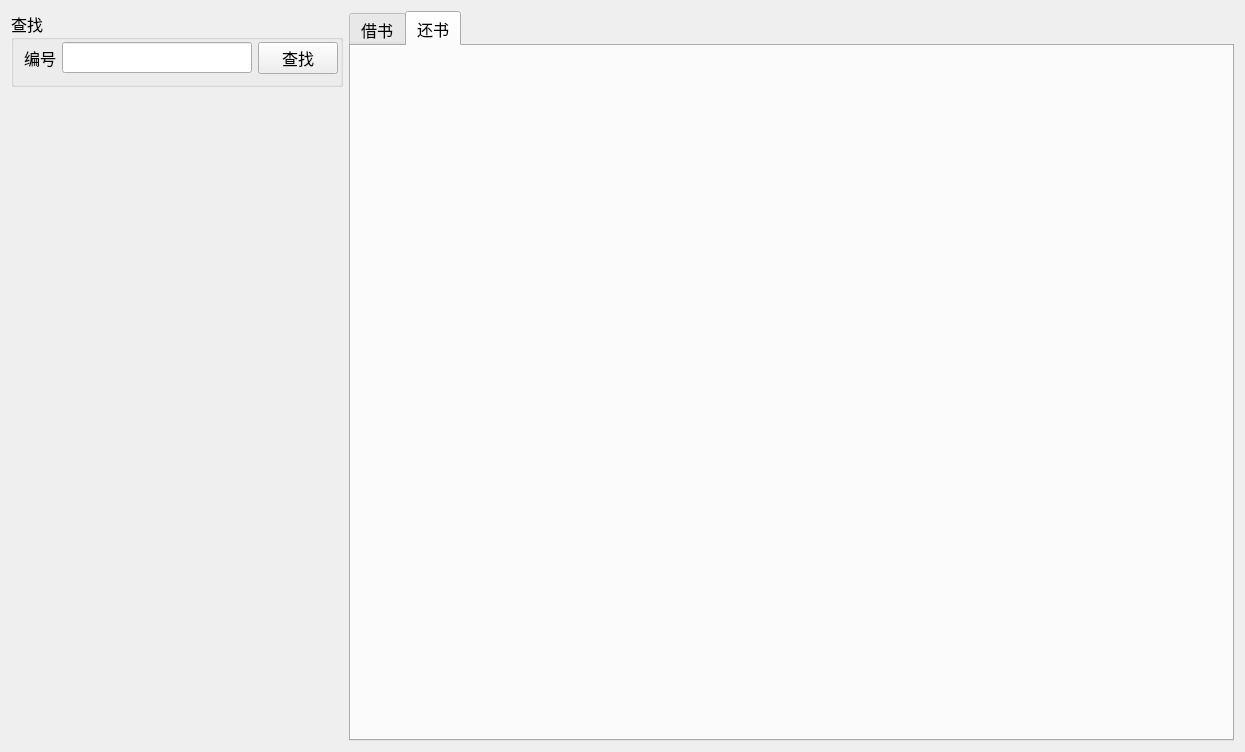
<?xml version="1.0" encoding="UTF-8"?>
<ui version="4.0">
 <class>BorrowWidget</class>
 <widget class="QWidget" name="BorrowWidget">
  <property name="geometry">
   <rect>
    <x>0</x>
    <y>0</y>
    <width>1245</width>
    <height>752</height>
   </rect>
  </property>
  <property name="font">
   <font>
    <family>微软雅黑</family>
    <pointsize>12</pointsize>
   </font>
  </property>
  <property name="windowTitle">
   <string>Form</string>
  </property>
  <layout class="QHBoxLayout" name="horizontalLayout" stretch="3,8">
   <item>
    <layout class="QVBoxLayout" name="verticalLayout" stretch="1,11">
     <item>
      <widget class="QGroupBox" name="group_find">
       <property name="title">
        <string>查找</string>
       </property>
       <layout class="QGridLayout" name="gridLayout">
        <property name="leftMargin">
         <number>10</number>
        </property>
        <property name="topMargin">
         <number>2</number>
        </property>
        <property name="rightMargin">
         <number>2</number>
        </property>
        <property name="bottomMargin">
         <number>10</number>
        </property>
        <item row="0" column="0">
         <widget class="QLabel" name="label">
          <property name="sizePolicy">
           <sizepolicy hsizetype="Preferred" vsizetype="Fixed">
            <horstretch>0</horstretch>
            <verstretch>0</verstretch>
           </sizepolicy>
          </property>
          <property name="text">
           <string>编号</string>
          </property>
         </widget>
        </item>
        <item row="0" column="1">
         <widget class="QLineEdit" name="edit_id">
          <property name="clearButtonEnabled">
           <bool>true</bool>
          </property>
         </widget>
        </item>
        <item row="0" column="2">
         <widget class="QPushButton" name="btn_find">
          <property name="text">
           <string>查找</string>
          </property>
         </widget>
        </item>
       </layout>
      </widget>
     </item>
     <item>
      <widget class="ReaderInfo" name="reader" native="true"/>
     </item>
    </layout>
   </item>
   <item>
    <widget class="QTabWidget" name="tabWidget">
     <property name="currentIndex">
      <number>1</number>
     </property>
     <widget class="BookWidget" name="book">
      <attribute name="title">
       <string>借书</string>
      </attribute>
     </widget>
     <widget class="BorrowInfoWidget" name="borrow">
      <attribute name="title">
       <string>还书</string>
      </attribute>
     </widget>
    </widget>
   </item>
  </layout>
 </widget>
 <customwidgets>
  <customwidget>
   <class>ReaderInfo</class>
   <extends>QWidget</extends>
   <header location="global">ReaderInfo.h</header>
   <container>1</container>
  </customwidget>
  <customwidget>
   <class>BorrowInfoWidget</class>
   <extends>QWidget</extends>
   <header location="global">BorrowInfoWidget.h</header>
   <container>1</container>
  </customwidget>
  <customwidget>
   <class>BookWidget</class>
   <extends>QWidget</extends>
   <header location="global">BookWidget.h</header>
   <container>1</container>
  </customwidget>
 </customwidgets>
 <resources/>
 <connections/>
</ui>
